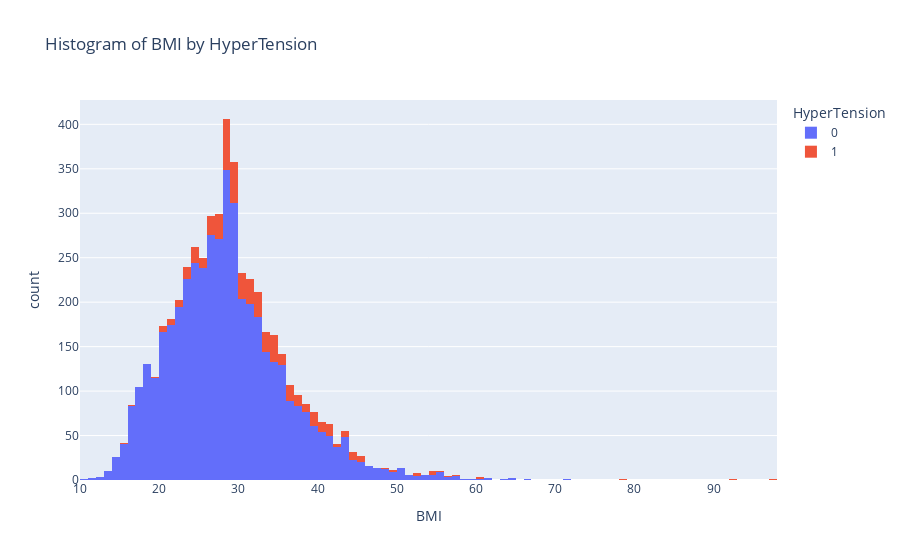

Notebook source saved alongside this figure:
### Code cell
ht_bmi_fig = px.histogram(data, x = "BMI", color= "HyperTension", nbins=100, title = "Histogram of BMI by HyperTension")
ht_bmi_fig.show()

### Figure 1 — Plotly figure (JSON) as saved in the notebook; plotly's stock layout.template omitted (floating-point values rounded to 4 significant figures; data arrays with more than 128 entries replaced by an {"elided": "..."} marker saying what was removed)
{"data": [{"alignmentgroup": "True", "bingroup": "x", "hovertemplate": "HyperTension=0<br>BMI=%{x}<br>count=%{y}<extra></extra>", "legendgroup": "0", "marker": {"color": "#636efa", "pattern": {"shape": ""}}, "name": "0", "nbinsx": 100, "offsetgroup": "0", "orientation": "v", "showlegend": true, "type": "histogram", "x": {"elided": "4611 float values"}, "xaxis": "x", "yaxis": "y"}, {"alignmentgroup": "True", "bingroup": "x", "hovertemplate": "HyperTension=1<br>BMI=%{x}<br>count=%{y}<extra></extra>", "legendgroup": "1", "marker": {"color": "#EF553B", "pattern": {"shape": ""}}, "name": "1", "nbinsx": 100, "offsetgroup": "1", "orientation": "v", "showlegend": true, "type": "histogram", "x": {"elided": "498 float values"}, "xaxis": "x", "yaxis": "y"}], "layout": {"barmode": "relative", "legend": {"title": {"text": "HyperTension"}, "tracegroupgap": 0}, "title": {"text": "Histogram of BMI by HyperTension"}, "xaxis": {"anchor": "y", "domain": [0, 1], "title": {"text": "BMI"}}, "yaxis": {"anchor": "x", "domain": [0, 1], "title": {"text": "count"}}}}
